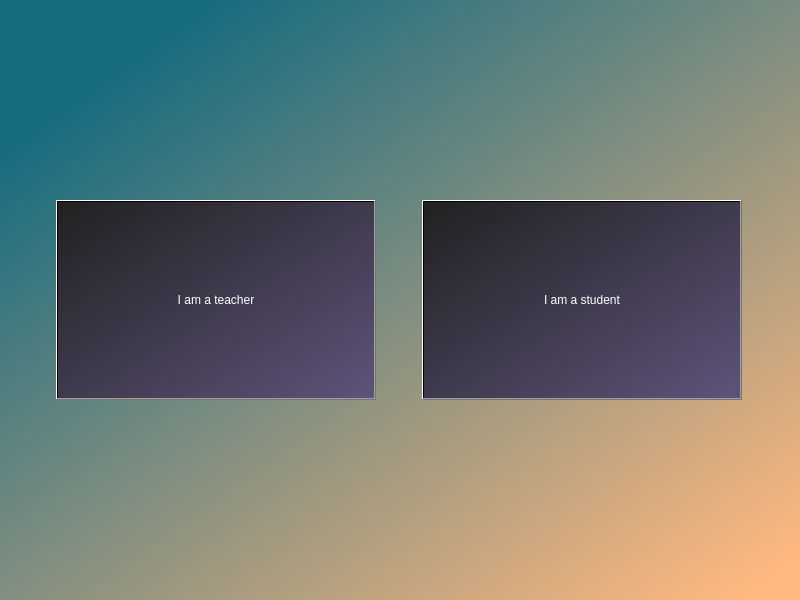
<?xml version="1.0" encoding="UTF-8"?>
<ui version="4.0">
 <class>StackedWidget</class>
 <widget class="QStackedWidget" name="StackedWidget">
  <property name="geometry">
   <rect>
    <x>0</x>
    <y>0</y>
    <width>800</width>
    <height>600</height>
   </rect>
  </property>
  <property name="sizePolicy">
   <sizepolicy hsizetype="Preferred" vsizetype="Expanding">
    <horstretch>0</horstretch>
    <verstretch>0</verstretch>
   </sizepolicy>
  </property>
  <property name="minimumSize">
   <size>
    <width>800</width>
    <height>600</height>
   </size>
  </property>
  <property name="windowTitle">
   <string>StackedWidget</string>
  </property>
  <property name="styleSheet">
   <string notr="true">background-color: qlineargradient(spread:pad, x1:0.03, y1:0.063, x2:0.921182, y2:1, stop:0.0935961 rgba(24, 108, 128, 255), stop:1 rgba(255, 184, 127, 255));</string>
  </property>
  <property name="currentIndex">
   <number>0</number>
  </property>
  <widget class="QWidget" name="page">
   <property name="sizePolicy">
    <sizepolicy hsizetype="Preferred" vsizetype="Preferred">
     <horstretch>0</horstretch>
     <verstretch>0</verstretch>
    </sizepolicy>
   </property>
   <property name="minimumSize">
    <size>
     <width>800</width>
     <height>600</height>
    </size>
   </property>
   <property name="mouseTracking">
    <bool>false</bool>
   </property>
   <property name="autoFillBackground">
    <bool>false</bool>
   </property>
   <layout class="QHBoxLayout" name="horizontalLayout">
    <property name="rightMargin">
     <number>12</number>
    </property>
    <item>
     <spacer name="horizontalSpacer_2">
      <property name="orientation">
       <enum>Qt::Horizontal</enum>
      </property>
      <property name="sizeHint" stdset="0">
       <size>
        <width>40</width>
        <height>20</height>
       </size>
      </property>
     </spacer>
    </item>
    <item>
     <widget class="QPushButton" name="pushButton">
      <property name="minimumSize">
       <size>
        <width>320</width>
        <height>160</height>
       </size>
      </property>
      <property name="maximumSize">
       <size>
        <width>16777215</width>
        <height>200</height>
       </size>
      </property>
      <property name="styleSheet">
       <string notr="true">background-color: qlineargradient(spread:pad, x1:0, y1:0, x2:0.980296, y2:0.972, stop:0 rgba(33, 33, 33, 255), stop:1 rgba(93, 82, 120, 255));
border-color: rgb(13, 3, 16);
color: white</string>
      </property>
      <property name="text">
       <string>I am a teacher</string>
      </property>
     </widget>
    </item>
    <item>
     <spacer name="horizontalSpacer">
      <property name="orientation">
       <enum>Qt::Horizontal</enum>
      </property>
      <property name="sizeType">
       <enum>QSizePolicy::Fixed</enum>
      </property>
      <property name="sizeHint" stdset="0">
       <size>
        <width>40</width>
        <height>20</height>
       </size>
      </property>
     </spacer>
    </item>
    <item>
     <widget class="QPushButton" name="pushButton_2">
      <property name="sizePolicy">
       <sizepolicy hsizetype="Minimum" vsizetype="Fixed">
        <horstretch>0</horstretch>
        <verstretch>0</verstretch>
       </sizepolicy>
      </property>
      <property name="minimumSize">
       <size>
        <width>320</width>
        <height>160</height>
       </size>
      </property>
      <property name="maximumSize">
       <size>
        <width>16777215</width>
        <height>200</height>
       </size>
      </property>
      <property name="baseSize">
       <size>
        <width>320</width>
        <height>160</height>
       </size>
      </property>
      <property name="styleSheet">
       <string notr="true">background-color: qlineargradient(spread:pad, x1:0, y1:0, x2:0.980296, y2:0.972, stop:0 rgba(33, 33, 33, 255), stop:1 rgba(93, 82, 120, 255));
color: white</string>
      </property>
      <property name="text">
       <string>I am a student</string>
      </property>
     </widget>
    </item>
    <item>
     <spacer name="horizontalSpacer_3">
      <property name="orientation">
       <enum>Qt::Horizontal</enum>
      </property>
      <property name="sizeHint" stdset="0">
       <size>
        <width>40</width>
        <height>20</height>
       </size>
      </property>
     </spacer>
    </item>
   </layout>
  </widget>
  <widget class="QWidget" name="page">
   <layout class="QGridLayout" name="gridLayout">
    <item row="1" column="0">
     <widget class="QWidget" name="widget" native="true">
      <property name="maximumSize">
       <size>
        <width>400</width>
        <height>260</height>
       </size>
      </property>
      <property name="styleSheet">
       <string notr="true">background-color: rgb(48, 48, 48);</string>
      </property>
      <widget class="QLabel" name="label">
       <property name="geometry">
        <rect>
         <x>110</x>
         <y>40</y>
         <width>201</width>
         <height>31</height>
        </rect>
       </property>
       <property name="styleSheet">
        <string notr="true">color: rgb(255, 255, 255);</string>
       </property>
       <property name="text">
        <string>Name:</string>
       </property>
      </widget>
      <widget class="QTextEdit" name="textEdit">
       <property name="geometry">
        <rect>
         <x>110</x>
         <y>70</y>
         <width>200</width>
         <height>30</height>
        </rect>
       </property>
       <property name="font">
        <font>
         <family>Impact</family>
         <pointsize>15</pointsize>
        </font>
       </property>
       <property name="styleSheet">
        <string notr="true">background-color: rgb(97, 97, 97);
color: rgb(255, 255, 255);</string>
       </property>
      </widget>
      <widget class="QLabel" name="label_2">
       <property name="geometry">
        <rect>
         <x>110</x>
         <y>130</y>
         <width>201</width>
         <height>31</height>
        </rect>
       </property>
       <property name="styleSheet">
        <string notr="true">color: rgb(255, 255, 255);</string>
       </property>
       <property name="text">
        <string>Connection ID:</string>
       </property>
      </widget>
      <widget class="QTextEdit" name="textEdit_2">
       <property name="geometry">
        <rect>
         <x>110</x>
         <y>160</y>
         <width>200</width>
         <height>30</height>
        </rect>
       </property>
       <property name="font">
        <font>
         <family>Impact</family>
         <pointsize>15</pointsize>
        </font>
       </property>
       <property name="styleSheet">
        <string notr="true">background-color: rgb(97, 97, 97);
color: rgb(255, 255, 255);</string>
       </property>
      </widget>
     </widget>
    </item>
   </layout>
  </widget>
 </widget>
 <resources/>
 <connections/>
</ui>
